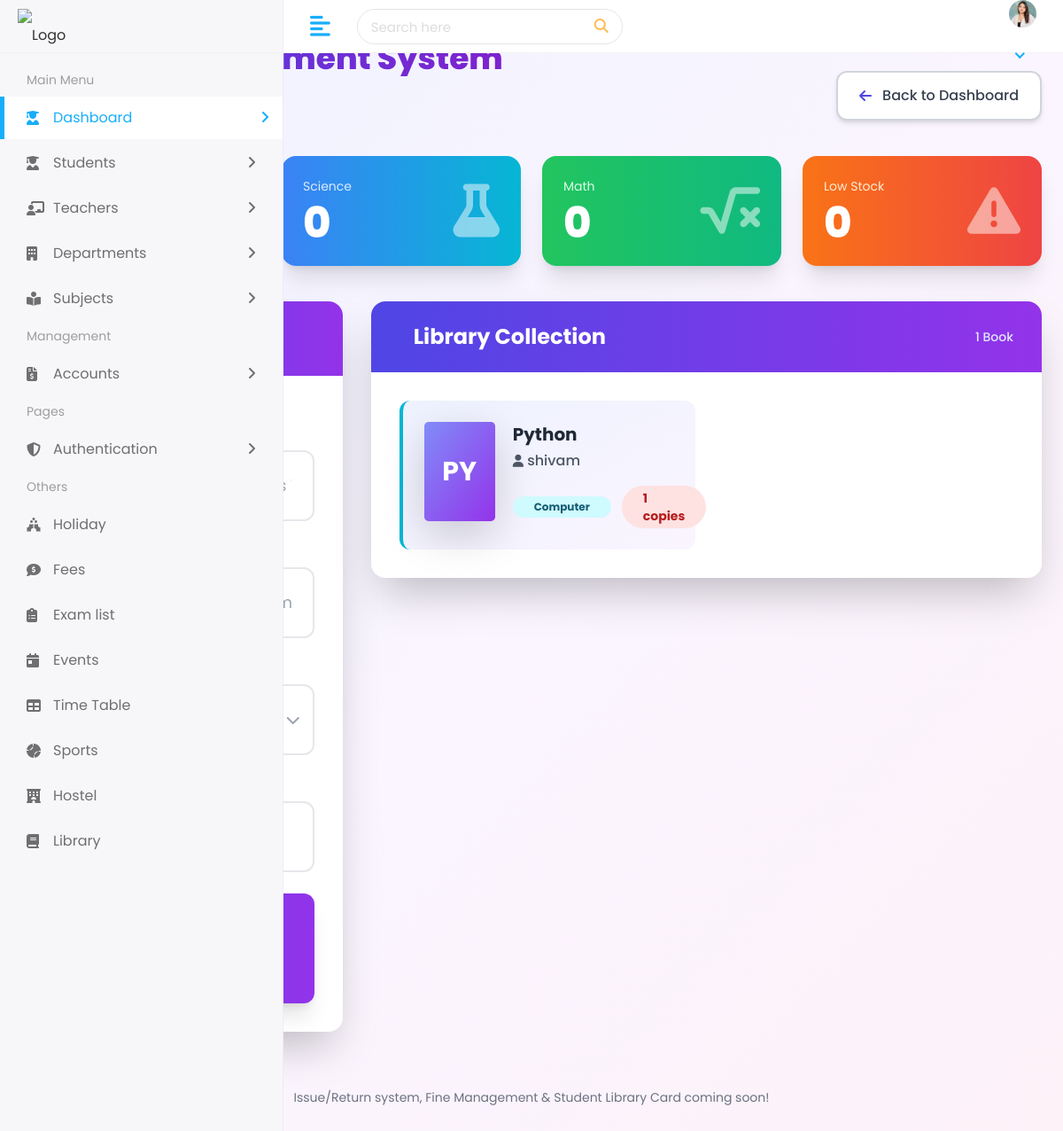
The page /student/library/ on the database its author committed.
### student/models.py (models this page shows)
class Library(models.Model):
    book_name = models.CharField(max_length=200)
    author = models.CharField(max_length=200)
    category = models.CharField(max_length=100)
    qty = models.IntegerField()

### student/views.py (the view, shortened to what this page needs)
# urls.py: path('library/', views.library, name="library"),
def library(request):
    books = Library.objects.all()
    return render(request, 'library.html', {'books': books})

### templates/library.html (shortened to what this page needs)
{% extends 'Home/base.html' %}
{% load static %}
{% block body %}
<div class="min-h-screen bg-gradient-to-br from-indigo-50 via-purple-50 to-pink-50 py-8 px-4">
    <div class="max-w-7xl mx-auto">
        <div class="flex flex-col sm:flex-row sm:items-center sm:justify-between mb-10">
            <div>
                <h1 class="text-4xl font-extrabold text-transparent bg-clip-text bg-gradient-to-r from-indigo-600 to-purple-700">
                </h1>
                <nav class="flex mt-3 text-sm text-gray-600">
                    <a href="{% url 'dashboard' %}" class="hover:text-indigo-600">Dashboard</a>
                    <span class="mx-2">/</span>
                    <span class="text-indigo-600 font-bold">Library</span>
                </nav>
            </div>
            <a href="{% url 'dashboard' %}"
               class="mt-5 sm:mt-0 flex items-center space-x-3 px-6 py-3.5 bg-white border-2 border-gray-300 rounded-xl shadow-md hover:shadow-lg hover:border-gray-400 hover:bg-gray-50 font-medium text-gray-700 transition-all duration-200 transform hover:-translate-x-1">
                <i class="fas fa-arrow-left text-indigo-600"></i>
                <span>Back to Dashboard</span>
            </a>
        </div>
        <div class="grid grid-cols-1 md:grid-cols-4 gap-6 mb-10">
            <div class="bg-gradient-to-r from-indigo-600 to-purple-600 rounded-2xl p-6 text-white shadow-xl">
                <div class="flex items-center justify-between">
                    <div>
                        <p class="text-indigo-100 text-sm">Total Books</p>
                        <p class="text-5xl font-extrabold mt-2">{{ books|length }}</p>
                    </div>
                </div>
            </div>
            <div class="bg-gradient-to-r from-blue-500 to-cyan-500 rounded-2xl p-6 text-white shadow-xl">
                <div class="flex items-center justify-between">
                    <div>
                        <p class="text-blue-100 text-sm">Science</p>
                        <p class="text-5xl font-extrabold mt-2">{{ science_count|default:"0" }}</p>
                    </div>
                    <i class="fas fa-flask text-6xl opacity-50"></i>
                </div>
            </div>
            <div class="bg-gradient-to-r from-green-500 to-emerald-500 rounded-2xl p-6 text-white shadow-xl">
                <div class="flex items-center justify-between">
                    <div>
                        <p class="text-green-100 text-sm">Math</p>
                        <p class="text-5xl font-extrabold mt-2">{{ math_count|default:"0" }}</p>
                    </div>
                    <i class="fas fa-square-root-alt text-6xl opacity-50"></i>
                </div>
            </div>
            <div class="bg-gradient-to-r from-orange-500 to-red-500 rounded-2xl p-6 text-white shadow-xl">
                <div class="flex items-center justify-between">
                    <div>
                        <p class="text-orange-100 text-sm">Low Stock</p>
                        <p class="text-5xl font-extrabold mt-2">{{ low_stock|default:"0" }}</p>
                    </div>
                    <i class="fas fa-exclamation-triangle text-6xl opacity-50"></i>
                </div>
            </div>
        </div>
        <div class="grid grid-cols-1 lg:grid-cols-3 gap-8">
            <div class="lg:col-span-1">
                <div class="bg-white rounded-2xl shadow-2xl overflow-hidden">
                    <div class="bg-gradient-to-r from-indigo-600 to-purple-600 px-8 py-6">
                        <h2 class="text-2xl font-bold text-white flex items-center">
                        </h2>
                    </div>
                    <div class="p-8">
                        <form method="POST" class="space-y-6">
                            <div class="relative">
                                <label class="block text-sm font-semibold text-gray-700 mb-2">
                                    Book Title <span class="text-red-500">*</span>
                                </label>
                                <div class="relative">
                                    <div class="absolute inset-y-0 left-0 pl-4 flex items-center pointer-events-none">
                                    </div>
                                </div>
                            </div>
                            <div class="relative">
                                <label class="block text-sm font-semibold text-gray-700 mb-2">
                                    Author <span class="text-red-500">*</span>
                                </label>
                                <div class="relative">
                                    <div class="absolute inset-y-0 left-0 pl-4 flex items-center pointer-events-none">
                                    </div>
                                </div>
                            </div>
                            <div class="relative">
                                <label class="block text-sm font-semibold text-gray-700 mb-2">
                                    Category <span class="text-red-500">*</span>
                                </label>
                                <div class="relative">
                                    <div class="absolute inset-y-0 left-0 pl-4 flex items-center pointer-events-none">
                                    </div>
                                    <div class="absolute inset-y-0 right-0 pr-3 flex items-center pointer-events-none">
                                    </div>
                                </div>
                            </div>
                            <div class="relative">
                                <label class="block text-sm font-semibold text-gray-700 mb-2">
                                    Quantity <span class="text-red-500">*</span>
                                </label>
                                <div class="relative">
                                    <div class="absolute inset-y-0 left-0 pl-4 flex items-center pointer-events-none">
                                    </div>
                                </div>
                            </div>
                            <button type="submit"
                                    class="w-full py-5 bg-gradient-to-r from-indigo-600 to-purple-600 hover:from-indigo-700 hover:to-purple-700 text-white font-bold rounded-xl shadow-xl transform hover:scale-105 transition duration-300 flex items-center justify-center space-x-3 text-lg">
                                <span>Add to Library</span>
                            </button>
                        </form>
                    </div>
                </div>
            </div>
            <div class="lg:col-span-2">
                <div class="bg-white rounded-2xl shadow-2xl overflow-hidden">
                    <div class="bg-gradient-to-r from-indigo-600 to-purple-600 px-8 py-6">
                        <h2 class="text-2xl font-bold text-white flex items-center justify-between">
                            <span>Library Collection</span>
                            <span class="text-indigo-100 text-sm font-medium">{{ books|length }} Book{{ books|length|pluralize }}</span>
                        </h2>
                    </div>
                    {% if books %}
                    <div class="grid grid-cols-1 md:grid-cols-2 gap-6 p-8">
                        {% for b in books %}
                        <div class="group relative bg-gradient-to-br from-indigo-50 to-purple-50 rounded-xl p-6 hover:shadow-2xl transition-all duration-300 transform hover:-translate-y-2 border-l-4
                                     {% if b.category == 'Science' %}border-blue-500
                                     {% elif b.category == 'Math' %}border-green-500
                                     {% elif b.category == 'Computer' %}border-cyan-500
                                     {% else %}border-purple-500{% endif %}">
                            <div class="flex items-start space-x-5">
                                <div class="w-20 h-28 bg-gradient-to-br from-indigo-400 to-purple-600 rounded-lg flex items-center justify-center text-white text-3xl font-bold shadow-lg flex-shrink-0">
                                    {{ b.book_name|make_list|slice:":2"|join:""|upper }}
                                </div>
                                <div class="flex-1">
                                    <h3 class="text-xl font-bold text-gray-800 group-hover:text-indigo-700 transition">
                                        {{ b.book_name }}
                                    </h3>
                                    <p class="text-gray-600 mt-1">
                                        <i class="fas fa-user text-sm"></i> <span class="font-medium">{{ b.author }}</span>
                                    </p>
                                    <div class="flex items-center mt-3 space-x-3">
                                        <span class="px-4 py-1 rounded-full text-xs font-bold
                                            {% if b.category == 'Science' %}bg-blue-100 text-blue-800
                                            {% elif b.category == 'Math' %}bg-green-100 text-green-800
                                            {% elif b.category == 'Computer' %}bg-cyan-100 text-cyan-800
                                            {% else %}bg-purple-100 text-purple-800{% endif %}">
                                            {{ b.category }}
                                        </span>
                                        <span class="inline-flex items-center px-4 py-1 rounded-full text-sm font-bold
                                            {% if b.qty < 5 %}bg-red-100 text-red-700
                                            {% elif b.qty < 15 %}bg-yellow-100 text-yellow-700
                                            {% else %}bg-green-100 text-green-700{% endif %}">
                                            {{ b.qty }} copies
                                        </span>
                                    </div>
                                </div>
                            </div>
                        </div>
                        {% endfor %}
                    </div>
                    {% else %}
                    <div class="p-20 text-center">
                        <i class="fas fa-book-reader text-9xl text-gray-300 mb-8 block"></i>
                        <h3 class="text-3xl font-bold text-gray-700 mb-4">Library is Empty!</h3>
                        <p class="text-gray-500 text-lg">Start building your knowledge repository</p>
                    </div>
                    {% endif %}
                </div>
            </div>
        </div>
        <div class="mt-16 text-center">
            <p class="text-sm text-gray-500">
                Issue/Return system, Fine Management & Student Library Card coming soon!
            </p>
        </div>
    </div>
</div>
<script src="https://cdn.tailwindcss.com"></script>
{% endblock %}

### static/assets/css/style.css (style rules this page uses)
html { height: 100%; }
body { background-color: #fff; color: #333; font-family: 'Poppins', sans-serif; font-size: 1rem; height: 100%; line-height: 1.5; overflow-x: hidden; }
h1, h2, h3, h4, h5, h6 { font-family: 'Poppins', sans-serif; margin-top: 0; }
input, input:focus, button, button:focus { outline: none; }
.block { display: block !important; }
.bg-white { background-color: #fff; }

### rows shown on the page
Library: book_name|make_list "PY", book_name "Python", author "shivam", category "Computer", qty "1"

### other values the page prints
{{ science_count|default:"0" }} "0"
{{ math_count|default:"0" }} "0"
{{ low_stock|default:"0" }} "0"
{{ books|length }} "1"
